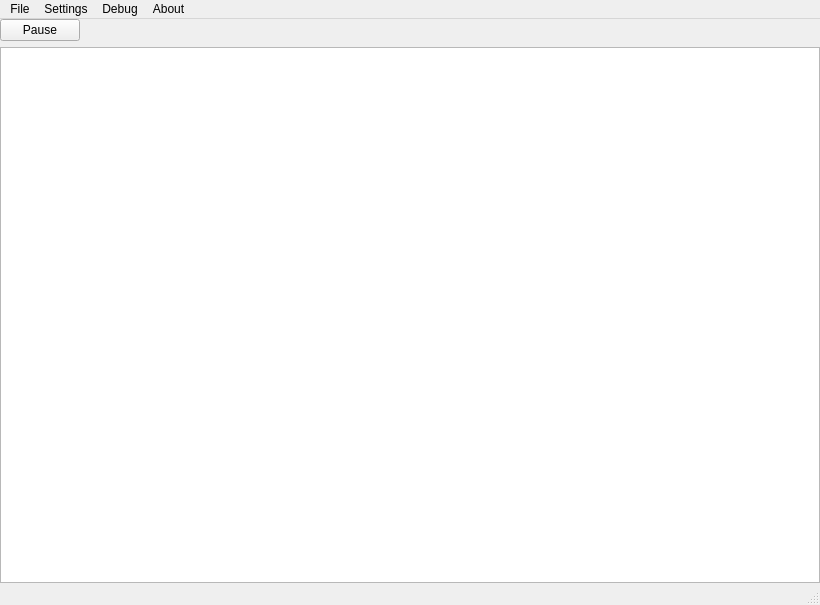
<?xml version="1.0" encoding="UTF-8"?>
<ui version="4.0">
 <class>Main</class>
 <widget class="QMainWindow" name="Main">
  <property name="geometry">
   <rect>
    <x>0</x>
    <y>0</y>
    <width>820</width>
    <height>605</height>
   </rect>
  </property>
  <property name="windowTitle">
   <string>MainWindow</string>
  </property>
  <widget class="QWidget" name="centralwidget">
   <layout class="QGridLayout" name="gridLayout">
    <property name="leftMargin">
     <number>0</number>
    </property>
    <property name="topMargin">
     <number>0</number>
    </property>
    <property name="rightMargin">
     <number>0</number>
    </property>
    <property name="bottomMargin">
     <number>0</number>
    </property>
    <item row="1" column="0">
     <widget class="QTableWidget" name="tableWidget">
      <property name="horizontalScrollBarPolicy">
       <enum>Qt::ScrollBarPolicy::ScrollBarAlwaysOff</enum>
      </property>
      <property name="rowCount">
       <number>0</number>
      </property>
      <property name="columnCount">
       <number>0</number>
      </property>
      <attribute name="horizontalHeaderVisible">
       <bool>true</bool>
      </attribute>
      <attribute name="horizontalHeaderStretchLastSection">
       <bool>true</bool>
      </attribute>
      <attribute name="verticalHeaderVisible">
       <bool>false</bool>
      </attribute>
     </widget>
    </item>
    <item row="0" column="0">
     <widget class="QPushButton" name="pauseButton">
      <property name="sizePolicy">
       <sizepolicy hsizetype="Fixed" vsizetype="Fixed">
        <horstretch>0</horstretch>
        <verstretch>0</verstretch>
       </sizepolicy>
      </property>
      <property name="text">
       <string>Pause</string>
      </property>
     </widget>
    </item>
   </layout>
  </widget>
  <widget class="QMenuBar" name="menubar">
   <property name="geometry">
    <rect>
     <x>0</x>
     <y>0</y>
     <width>820</width>
     <height>37</height>
    </rect>
   </property>
   <property name="nativeMenuBar">
    <bool>true</bool>
   </property>
   <widget class="QMenu" name="menuFile">
    <property name="title">
     <string>File</string>
    </property>
    <addaction name="actionLaunch_Disc_Game"/>
    <addaction name="actionOpen_ELF"/>
    <addaction name="separator"/>
    <addaction name="actionInstall_Package"/>
   </widget>
   <widget class="QMenu" name="menuSettings">
    <property name="title">
     <string>Settings</string>
    </property>
    <addaction name="actionSystem"/>
    <addaction name="actionFilesystem"/>
    <addaction name="actionLLE"/>
    <addaction name="separator"/>
    <addaction name="actionPPU"/>
    <addaction name="actionSPU"/>
    <addaction name="actionRSX"/>
    <addaction name="actionAudio"/>
    <addaction name="separator"/>
    <addaction name="actionDebug"/>
   </widget>
   <widget class="QMenu" name="menuDebug">
    <property name="title">
     <string>Debug</string>
    </property>
    <addaction name="actionPPU_Debugger"/>
    <addaction name="actionThread_Debugger"/>
    <addaction name="separator"/>
    <addaction name="actionReplay_RSX_Capture"/>
   </widget>
   <widget class="QMenu" name="menuAbout">
    <property name="title">
     <string>About</string>
    </property>
    <addaction name="actionAbout_ChuckStation3"/>
   </widget>
   <addaction name="menuFile"/>
   <addaction name="menuSettings"/>
   <addaction name="menuDebug"/>
   <addaction name="menuAbout"/>
  </widget>
  <widget class="QStatusBar" name="statusbar"/>
  <action name="actionOpen_ELF">
   <property name="text">
    <string>Launch ELF</string>
   </property>
  </action>
  <action name="actionSystem">
   <property name="text">
    <string>System</string>
   </property>
  </action>
  <action name="actionLLE">
   <property name="text">
    <string>LLE</string>
   </property>
  </action>
  <action name="actionDebug">
   <property name="text">
    <string>Debug</string>
   </property>
  </action>
  <action name="actionFilesystem">
   <property name="text">
    <string>Filesystem</string>
   </property>
  </action>
  <action name="actionPPU">
   <property name="text">
    <string>PPU</string>
   </property>
  </action>
  <action name="actionSPU">
   <property name="text">
    <string>SPU</string>
   </property>
  </action>
  <action name="actionRSX">
   <property name="text">
    <string>RSX</string>
   </property>
  </action>
  <action name="actionReplay_RSX_Capture">
   <property name="text">
    <string>Replay RSX Capture</string>
   </property>
  </action>
  <action name="actionLaunch_Disc_Game">
   <property name="text">
    <string>Launch Disc Game</string>
   </property>
  </action>
  <action name="actionThread_Debugger">
   <property name="text">
    <string>Thread Debugger</string>
   </property>
  </action>
  <action name="actionPPU_Debugger">
   <property name="text">
    <string>PPU Debugger</string>
   </property>
  </action>
  <action name="actionAudio">
   <property name="text">
    <string>Audio</string>
   </property>
  </action>
  <action name="actionAbout_ChuckStation3">
   <property name="text">
    <string>About ChuckStation3</string>
   </property>
  </action>
  <action name="actionInstall_Package">
   <property name="text">
    <string>Install Package (.pkg)</string>
   </property>
  </action>
 </widget>
 <resources/>
 <connections/>
</ui>
